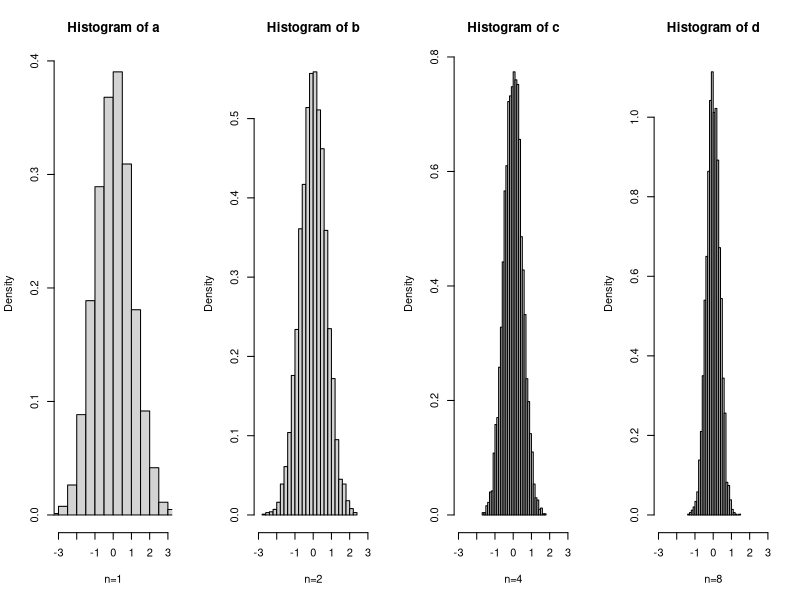

This figure's R source:
a=c(); b=c(); c=c(); d=c();

for(i in 1:5000)
{
  a[i] = mean(rnorm(1,0,1))
  b[i] = mean(rnorm(2,0,1))
  c[i] = mean(rnorm(4,0,1))
  d[i] = mean(rnorm(8,0,1))
}

par(mfrow=c(1,4))
hist(a, prob=T, xlim=c(-3,3), xlab="n=1")
hist(b, prob=T, xlim=c(-3,3), xlab="n=2", breaks=30)
hist(c, prob=T, xlim=c(-3,3), xlab="n=4", breaks=30)
hist(d, prob=T, xlim=c(-3,3), xlab="n=8", breaks=30)
